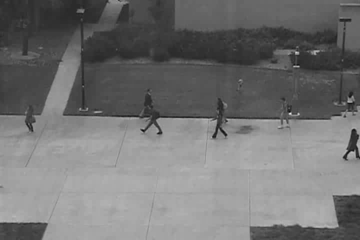
#> input picture datasets/UCSDped2/Train/Train004/001.tif, 360 x 240 px, found by its file name
$ jupyter execute a.ipynb
#> lines starting #> are read from the running program, lines starting #| are printed output that depends on the picture
[cell 1]
fname = "Train001/001.tif"

[cell 2]
import cv2
import matplotlib.pyplot as plt
import numpy as np
# img = cv2.imread(fname, cv2.IMREAD_COLOR)
img = cv2.imread(fname, cv2.IMREAD_GRAYSCALE)
#> img is the input picture: shape (240, 360); min 16, max 230, mean 115.2

[cell 3]
plt.imshow(img, cmap='gray')
plt.axis('off')
print(img.shape)
#| (240, 360)

[cell 4]
# Generate random Gaussian noise
mean = 30
stddev = 10
noise = np.zeros(img.shape, np.uint8)
cv2.randn(noise, mean, stddev)
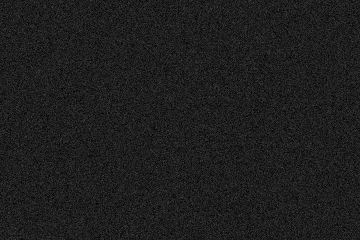
#> noise: shape (240, 360); min 0, max 76, mean 30

# Add noise to image
noisy_img = cv2.add(img, noise)
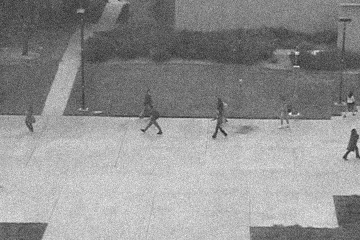
#> noisy_img: shape (240, 360); min 29, max 255, mean 145.2
